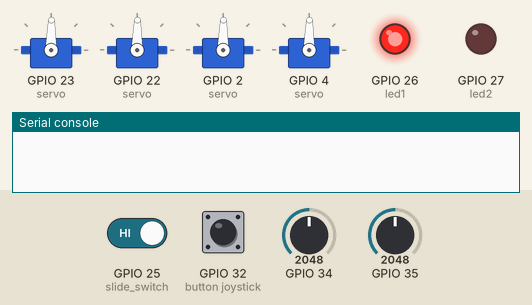
This program was run on a simulated ESP32 board running MicroPython. Shown: 4 × servo, output pins drawn as LEDs (lit = HIGH), the last lines printed to the serial console. Wiring (from the project's diagram.json): servo on GPIO 2, servo on GPIO 4, servo on GPIO 22, servo on GPIO 23, switch on GPIO 25, red LED on GPIO 26, red LED on GPIO 27, button joystick on GPIO 32, joystick X on GPIO 34, joystick Y on GPIO 35. The inputs (shaded band) are chosen by the test bench; at power-on: GPIO 34 = 2048, GPIO 25 (slide_switch) HIGH, GPIO 32 (button joystick) HIGH, GPIO 35 = 2048 (analog values on the 0–4095 scale). Servo angles are drawn from the pulse width (0.5 ms = 0°, 2.5 ms = 180°).

Above: at 1.2 s.
1.3 s: GPIO 34 set to 2866
At 2.96 s:
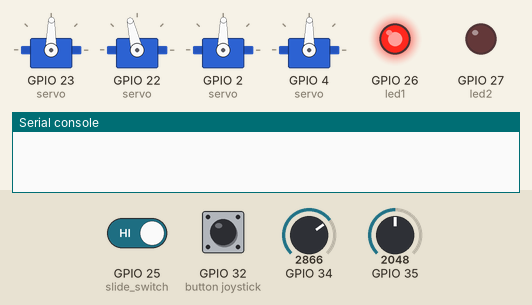
4.3 s: GPIO 25 (slide_switch) driven LOW
At 4.53 s:
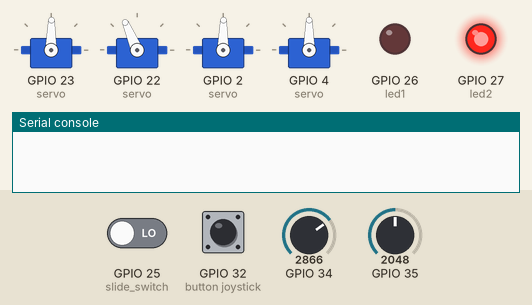
7.3 s: GPIO 34 set to 2047
10.3 s: GPIO 25 (slide_switch) driven HIGH
At 10.66 s:
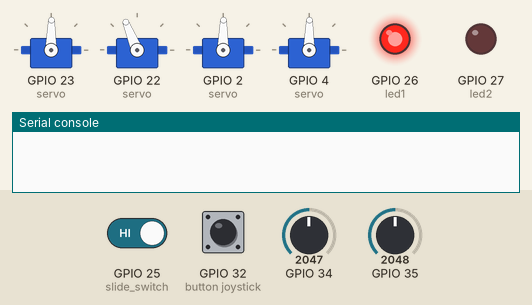
13.3 s: GPIO 32 (button joystick) pulled LOW for 0.15 s
At 14.7 s:
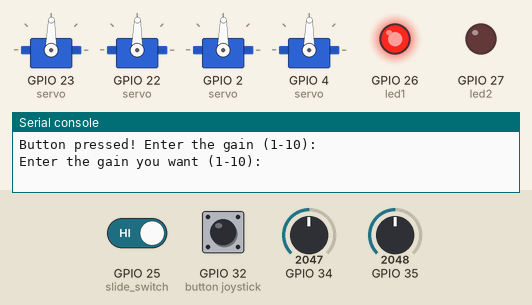
Timing chart, 0 to 15.9 s (numbered marks = the images above; inputs shaded):
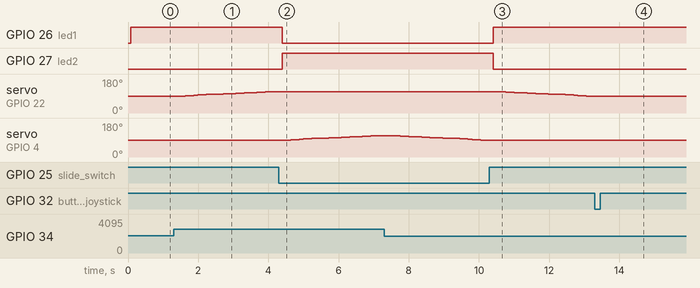

Measured:
- after the input at 1.3 s, servo on GPIO 22 (servo): moves from 89° to 113° over 2.8 s, starting after 0.09 s
- after the input at 4.3 s, GPIO 26 (led1): HIGH → LOW after 0.09 s; GPIO 27 (led2): LOW → HIGH after 0.09 s; servo on GPIO 22 (servo): stays 113° (without the input it goes to 115° after 0.09 s); servo on GPIO 4 (servo): moves from 89° to 113° over 2.8 s, starting after 0.09 s
- after the input at 10.3 s, GPIO 26 (led1): LOW → HIGH after 0.11 s; GPIO 27 (led2): HIGH → LOW after 0.11 s; servo on GPIO 22 (servo): moves from 113° to 89° over 2.8 s, starting after 0.23 s; servo on GPIO 4 (servo): stays 89° (without the input it goes to 87° after 0.23 s)
- after the input at 13.3 s, servo on GPIO 22 (servo): stays 89° (without the input it goes to 87° after 0.24 s)

The program:

main.py
```python
# Imports
from joystick import Joystick
from servo import Servo
from time import sleep
from machine import Pin

# Variables
servo1 = Servo(servo_pin=23)
servo2 = Servo(servo_pin=22)
servo3 = Servo(servo_pin=2)
servo4 = Servo(servo_pin=4)

joystick = Joystick(xAxis=34, yAxis=35, sel=32, mode='interrupt')

slide_switch = Pin(25, Pin.IN)
led1 = Pin(26, Pin.OUT)
led2 = Pin(27, Pin.OUT)

# Move all servos to 90°
servo1.goto(90)
servo2.goto(90)
servo3.goto(90)
servo4.goto(90)

# Main loop
ans = 1  # Gain value
button_pressed = False

while True:
    # Read the joystick and switch states
    state = joystick.read()
    switch_state = slide_switch.value()

    # Check if the joystick button is pressed
    if joystick.buttonn() == 'pressed':
        button_pressed = True
        print("Button pressed! Enter the gain (1-10):")

    # Handle gain input if the button is pressed
    if button_pressed:
        try:
            gain = int(input("Enter the gain you want (1-10): "))
            if 1 <= gain <= 10:
                ans = gain
                print(f"Gain set to: {ans}")
                button_pressed = False
                joystick.reset_button()
            else:
                print("Please enter a value between 1 and 10.")
        except ValueError:
            print("Invalid input. Please enter an integer.")

    # Control the LEDs based on the switch state
    if switch_state == 1:
        led1.value(1)
        led2.value(0)
        if state == 'U':
            servo1.left(ans)
        elif state == 'D':
            servo1.right(ans)
        elif state == 'R':
            servo2.left(ans)
        elif state == 'L':
            servo2.right(ans)
    else:
        led1.value(0)
        led2.value(1)
        if state == 'U':
            servo3.left(ans)
        elif state == 'D':
            servo3.right(ans)
        elif state == 'R':
            servo4.left(ans)
        elif state == 'L':
            servo4.right(ans)

    # Add a small delay to avoid rapid movements
    sleep(0.1)
```

joystick.py
```python
from machine import Pin, ADC

class Joystick:
    def __init__(self, xAxis: int, yAxis: int, sel: int, mode: str):
        """
        Initialize the joystick.

        :param xAxis: GPIO pin for the x-axis (horizontal).
        :param yAxis: GPIO pin for the y-axis (vertical).
        :param sel: GPIO pin for the select button.
        :param mode: Operating mode ("interrupt" or "polling").
        """
        # Initialize ADC for x and y axes
        self.xAxis = ADC(Pin(xAxis))
        self.yAxis = ADC(Pin(yAxis))
        self.xAxis.atten(ADC.ATTN_11DB)  # Set attenuation to 11dB for full 0-3.3V range
        self.yAxis.atten(ADC.ATTN_11DB)  # Set attenuation to 11dB for full 0-3.3V range

        # Initialize the select button as an input pin with pull-up
        self.sel = Pin(sel, Pin.IN, Pin.PULL_UP)

        # Store the operating mode
        self.mode = mode

        # Global variables to store joystick state
        self.joystick_state = {'x': 2048, 'y': 2048, 'button': 'released'}

        # Configure interrupt if mode is "interrupt"
        if self.mode == "interrupt":
            self.sel.irq(trigger=Pin.IRQ_FALLING, handler=self.__button_isr)

    def __button_isr(self, pin):
        """
        Interrupt Service Routine (ISR) for the joystick button.
        """
        # Update the button state
        self.joystick_state['button'] = 'pressed'


    def reset_button(self):
        """
        Reset the button state to 'released'.
        """
        self.joystick_state['button'] = 'released'

    def read(self):
        """
        Read the joystick state.

        :return: The joystick direction ('L', 'R', 'U', 'D', 'M').
        """
        # Read the x and y values (polling)
        x_value = self.xAxis.read()
        y_value = self.yAxis.read()

        # Update the joystick state
        self.joystick_state['x'] = x_value
        self.joystick_state['y'] = y_value


        # Determine the joystick direction
        if self.joystick_state['button'] == 'pressed':
            return 'M'
        elif x_value < 2048:
            return 'R'
        elif x_value > 2048:
            return 'L'
        elif y_value < 2048:
            return 'D'
        elif y_value > 2048:
            return 'U'
        else:
            return 'M'

    def buttonn(self):

        if self.mode == "interrupt":
            # Return the button state without resetting it
            return self.joystick_state['button']
        else:
            return 'pressed' if self.sel.value() == 0 else None
```

servo.py
```python
from machine import Pin, PWM
from time import sleep
class Servo:
    def __init__(self, servo_pin: int):
        self.__pwm = PWM(Pin(servo_pin, Pin.OUT), freq=50)
        self.current_angle = 90
        self.min_angle = 0
        self.max_angle = 180
        self.min_time = 0.5
        self.max_time = 2.5

        self.motor_speed = 60 / 0.1
    def move(self,angle):
        if not self.min_angle <= angle <= self.max_angle:
            return
        slope = (self.max_time - self.min_time) / (self.max_angle - self.min_angle)
        time_per_angle = (angle * slope)  + self.min_time
        duty_cycle = time_per_angle / 20
        pwm_value = duty_cycle * (2**10 -1)
        self.__pwm.duty(int(pwm_value))

        delta_angle = abs(angle - self.current_angle)
        time_delay = delta_angle / self.motor_speed
        time_delay = max(time_delay,0.02)

        self.current_angle = angle
        sleep(time_delay)

    # Move the servo to the requested angle
    def goto(self, angle):
        self.move(angle)

    # Move the servo to the left, the requested angle
    def left(self, angle):
        target_angle = self.current_angle - angle
        self.move(max(target_angle, self.min_angle))

    # Move the servo to the right, the requested angle
    def right(self, angle):
        target_angle = self.current_angle + angle
        self.move(max(target_angle, self.min_angle))
    
```
